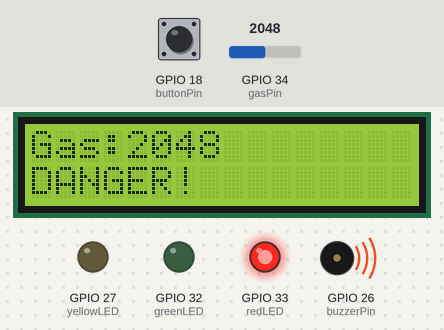
Recording of a sketch running on a simulated ESP32. Shown: 16×2 character LCD, output pins drawn as LEDs (lit = HIGH), buzzer (waves = sounding). Inputs (shaded band) come from the test bench; at power-on: GPIO 34 (gasPin) = 2048, GPIO 18 (buttonPin) HIGH. WiFi joins after 1.5 s; servers stay silent unless stated; uploads are accepted with an empty reply; what the sketch prints to the serial monitor is not drawn.

Above: at 3.7 s.
3.8 s: GPIO 34 (gasPin) set to 1960
At 5.0 s:
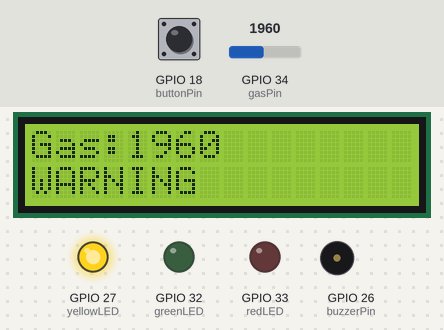
5.3 s: GPIO 34 (gasPin) set to 1542
At 6.4 s:
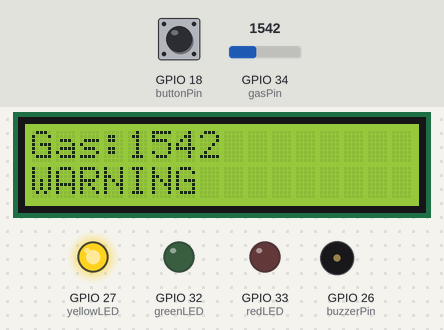
7.1 s: GPIO 34 (gasPin) set to 1456
At 8.3 s:
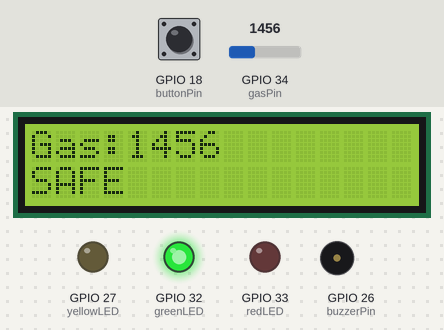
8.6 s: GPIO 18 (buttonPin) pulled LOW for 0.3 s
At 9.6 s:
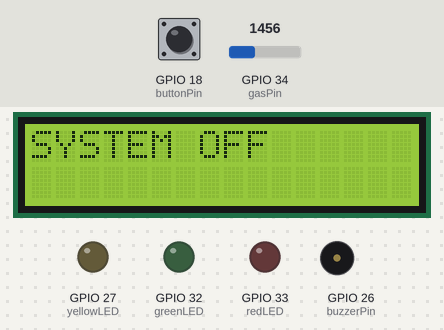
10.4 s: GPIO 18 (buttonPin) pulled LOW for 1 s
At 11.1 s:
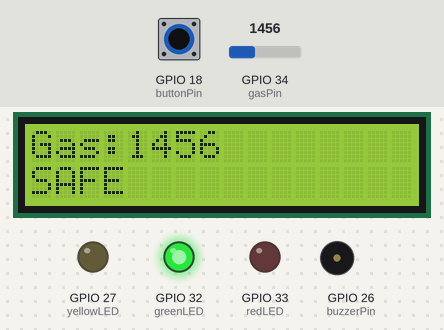
12.9 s: GPIO 18 (buttonPin) pulled LOW for 3.2 s
At 14.7 s:
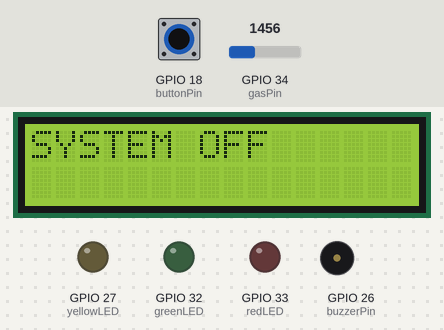
Timing chart, 0 to 16.2 s (numbered marks = the images above; inputs shaded):
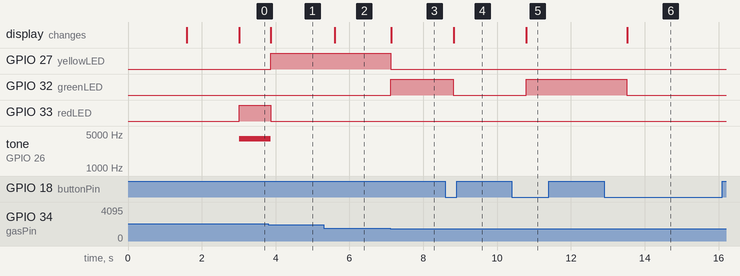

The sketch:

gas_detector.ino
```cpp
#include <Wire.h>
#include <LiquidCrystal_I2C.h>
#include <WiFi.h>
#include <WiFiManager.h>
#include <WiFiClientSecure.h>
#include <HTTPClient.h>

LiquidCrystal_I2C lcd(0x27, 16, 2);

// ================= FIREBASE (REST, no SDK) =================
// Your Realtime Database host, no https:// prefix, no trailing slash
#define DATABASE_URL "gasguard-89aac-default-rtdb.europe-west1.firebasedatabase.app"
#define DATABASE_SECRET "h4LtxPFRgYbxyusb5aJNjwz6o03flFsxsyvzM2xS"

// We use a timer to upload data every 2 seconds so we don't spam the cloud
unsigned long sendDataPrevMillis = 0;
const long timerDelay = 2000;

// --- NEW: Fetch Timers & State ---
unsigned long fetchPrevMillis = 0;
const long fetchDelay = 10000; // Fetch settings from cloud every 10 seconds

String expoPushToken = "";
int currentThreshold = 2000; // Defaults to 2000, will be overwritten by Firebase
bool alarmTriggered = false; // Prevents spamming push notifications

// --- WiFi Reconnect Timers ---
unsigned long previousWiFiMillis = 0;
const long wifiCheckInterval = 30000; // 30 seconds

// Hardware Pins
const int gasPin = 34;
const int buzzerPin = 26;
const int greenLED = 32;
const int yellowLED = 27;
const int redLED = 33;
const int buttonPin = 18;

bool systemOn = true;
bool lastButtonState = HIGH;

// Thresholds
const int SAFE_MAX = 1500;

// Buzzer
const int BUZZER_FREQ = 4000;
const int BUZZER_RES = 8;
const int BUZZER_DUTY = 128;

// ================= CLOUD FUNCTIONS =================

// Sends an integer value to a given RTDB path using the public REST API.
// Works with "test mode" rules (open read/write). No auth token needed.
bool sendToFirebase(const char* path, int value) {
  if (WiFi.status() != WL_CONNECTED) return false;

  WiFiClientSecure client;
  client.setInsecure(); // skip cert validation - fine for this use case, keeps things small

  HTTPClient http;
  String url = String("https://") + DATABASE_URL + "/" + path + ".json?auth=" + DATABASE_SECRET;

  if (!http.begin(client, url)) return false;

  http.addHeader("Content-Type", "application/json");
  int httpCode = http.PUT(String(value)); // RTDB REST just wants the raw JSON value as the body

  bool ok = (httpCode == 200);
  if (ok) {
    Serial.print("Cloud updated: ");
    Serial.println(value);
  } else {
    Serial.print("Cloud Error, HTTP code: ");
    Serial.println(httpCode);
  }

  http.end();
  return ok;
}

// --- NEW: Downloads data from Firebase ---
String getFromFirebase(const char* path) {
  if (WiFi.status() != WL_CONNECTED) return "";

  WiFiClientSecure client;
  client.setInsecure();
  HTTPClient http;
  String url = String("https://") + DATABASE_URL + "/" + path + ".json?auth=" + DATABASE_SECRET;

  if (http.begin(client, url)) {
    int httpCode = http.GET();
    if (httpCode == 200) {
      String payload = http.getString();
      // Clean up Firebase's raw JSON quotes
      payload.replace("\"", "");
      http.end();
      return payload;
    }
    http.end();
  }
  return "";
}

// --- NEW: Sends HTTP POST directly to Expo servers ---
void sendExpoPushNotification(String token, int ppm) {
  if (WiFi.status() != WL_CONNECTED || token == "" || token == "null") return;

  WiFiClientSecure client;
  client.setInsecure();
  HTTPClient http;

  http.begin(client, "https://exp.host/--/api/v2/push/send");
  http.addHeader("Content-Type", "application/json");

  // --- UPDATED: Construct JSON payload targeting the custom Android channel with alarm.wav ---
  String payload = "{\"to\":\"" + token + "\",\"title\":\"⚠️ GAS LEAK DETECTED!\",\"body\":\"Danger: Gas concentration reached " + String(ppm) + " ppm!\",\"sound\":\"alarm.wav\",\"channelId\":\"gas-alarms\"}";

  int httpCode = http.POST(payload);
  if (httpCode == 200) {
    Serial.println("Push notification sent to phone!");
  } else {
    Serial.println("Failed to send push notification.");
  }

  http.end();
}

void setup() {
  Serial.begin(115200);

  Wire.begin(21, 22);

  lcd.init();
  lcd.backlight();
  lcd.setCursor(0, 0);
  lcd.print("SYSTEM START");

  ledcAttach(buzzerPin, BUZZER_FREQ, BUZZER_RES);

  pinMode(greenLED, OUTPUT);
  pinMode(yellowLED, OUTPUT);
  pinMode(redLED, OUTPUT);
  pinMode(buttonPin, INPUT_PULLUP);

  // ================= WIFI =================
  WiFiManager wm;

  // Set a 45-second timeout. If no Wi-Fi is found, it stops trying and moves on.
  wm.setConfigPortalTimeout(45);

  bool connected = wm.autoConnect("Gas Detector_Setup");

  lcd.clear();
  lcd.setCursor(0, 0);

  if (!connected) {
    Serial.println("Failed to connect. Starting Offline Mode!");
    lcd.print("Offline Mode");
  } else {
    Serial.println("\nWiFi Connected");
    lcd.print("WiFi Connected!");
  }

  delay(1000);
}

void loop() {
  // ================= WIFI RECONNECT =================
  if (WiFi.status() != WL_CONNECTED) {
    if (millis() - previousWiFiMillis >= wifiCheckInterval) {
      Serial.println("Attempting to reconnect to WiFi...");
      WiFi.reconnect();
      previousWiFiMillis = millis();
    }
  }

  // ================= BUTTON TOGGLE =================
  bool buttonState = digitalRead(buttonPin);

  if (buttonState == LOW && lastButtonState == HIGH) {
    systemOn = !systemOn;
    delay(200);
  }
  lastButtonState = buttonState;

  if (!systemOn) {
    digitalWrite(greenLED, LOW);
    digitalWrite(yellowLED, LOW);
    digitalWrite(redLED, LOW);
    ledcWrite(buzzerPin, 0);

    lcd.clear();
    lcd.setCursor(0, 0);
    lcd.print("SYSTEM OFF");

    if (millis() - sendDataPrevMillis > timerDelay || sendDataPrevMillis == 0) {
      sendDataPrevMillis = millis();
      sendToFirebase("sensor/currentPpm", 0);
    }

    delay(300);
    return;
  }

  // --- NEW: FETCH SETTINGS EVERY 10 SECONDS ---
  if (millis() - fetchPrevMillis > fetchDelay || fetchPrevMillis == 0) {
    fetchPrevMillis = millis();

    String tokenRes = getFromFirebase("sensor/pushToken");
    if (tokenRes != "" && tokenRes != "null") expoPushToken = tokenRes;

    String threshRes = getFromFirebase("sensor/settings/threshold");
    if (threshRes != "" && threshRes != "null") currentThreshold = threshRes.toInt();
  }

  // ================= GAS READ =================
  int gasValue = analogRead(gasPin);

  lcd.clear();
  lcd.setCursor(0, 0);
  lcd.print("Gas:");
  lcd.print(gasValue);

  // ================= LOGIC =================
  if (gasValue < SAFE_MAX) {
    digitalWrite(greenLED, HIGH);
    digitalWrite(yellowLED, LOW);
    digitalWrite(redLED, LOW);
    ledcWrite(buzzerPin, 0);
    lcd.setCursor(0, 1);
    lcd.print("SAFE");
    alarmTriggered = false; // Reset trigger when air is clean

  } else if (gasValue < currentThreshold) { // Uses your live Firebase setting
    digitalWrite(greenLED, LOW);
    digitalWrite(yellowLED, HIGH);
    digitalWrite(redLED, LOW);
    ledcWrite(buzzerPin, 0);
    lcd.setCursor(0, 1);
    lcd.print("WARNING");
    alarmTriggered = false;

  } else {
    // DANGER ZONE (Exceeds custom threshold)
    digitalWrite(greenLED, LOW);
    digitalWrite(yellowLED, LOW);
    digitalWrite(redLED, HIGH);
    ledcWrite(buzzerPin, BUZZER_DUTY);
    lcd.setCursor(0, 1);
    lcd.print("DANGER!");

    // Fire push notification exactly once per event
    if (!alarmTriggered) {
      sendExpoPushNotification(expoPushToken, gasValue);
      alarmTriggered = true;
    }
  }

  // ================= FIREBASE UPLOAD =================
  if (millis() - sendDataPrevMillis > timerDelay || sendDataPrevMillis == 0) {
    sendDataPrevMillis = millis();
    sendToFirebase("sensor/currentPpm", gasValue);
  }

  delay(200); // Small loop delay
}
```

Measured:
- the behaviour switches between 2000 and 1999 on GPIO 34 (gasPin) (found by bisection; images 0 and 1)
- the behaviour switches between 1500 and 1499 on GPIO 34 (gasPin) (found by bisection; images 2 and 3)
- after the input at 3.8 s, GPIO 27 (yellowLED): LOW → HIGH after 0.06 s; GPIO 33 (redLED): HIGH → LOW after 0.06 s; tone on GPIO 26 (buzzerPin): 4000 Hz → silent after 0.06 s; the display: changes after 0.07 s (image 1)
- after the input at 5.3 s, the display: changes after 0.30 s (image 2)
- after the input at 7.1 s, GPIO 27 (yellowLED): HIGH → LOW at once; GPIO 32 (greenLED): LOW → HIGH at once; the display: changes at once (image 3)
- after the input at 8.6 s, GPIO 32 (greenLED): HIGH → LOW after 0.21 s; the display: changes after 0.22 s (image 4)
- after the input at 10.4 s, GPIO 32 (greenLED): LOW → HIGH after 0.38 s; the display: changes after 0.39 s (image 5)
- after the input at 12.9 s, GPIO 32 (greenLED): HIGH → LOW after 0.62 s; the display: changes after 0.63 s (image 6)
